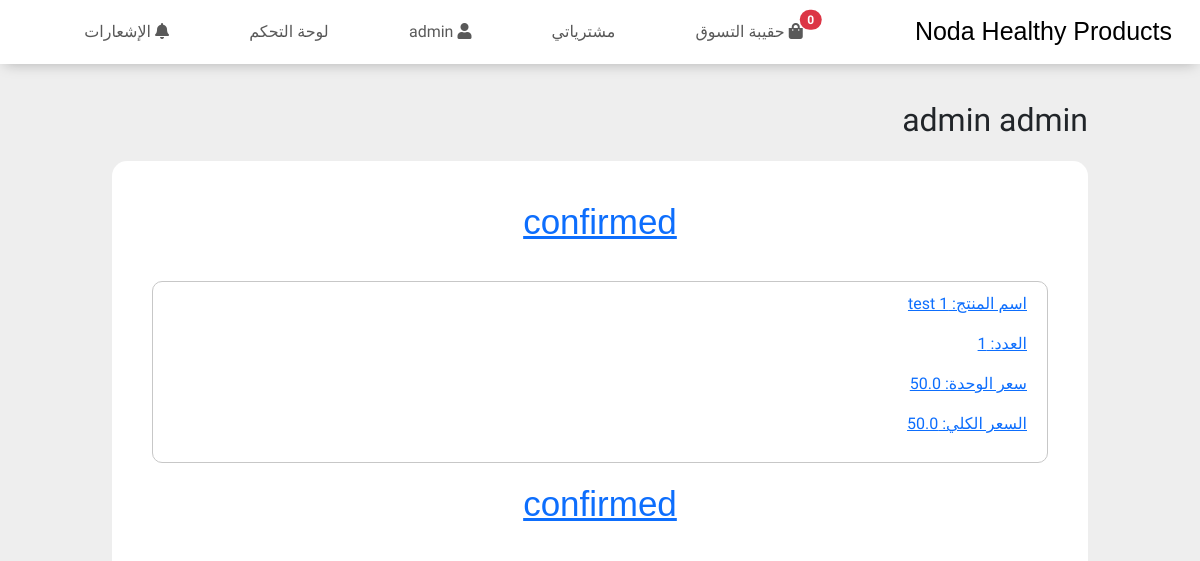
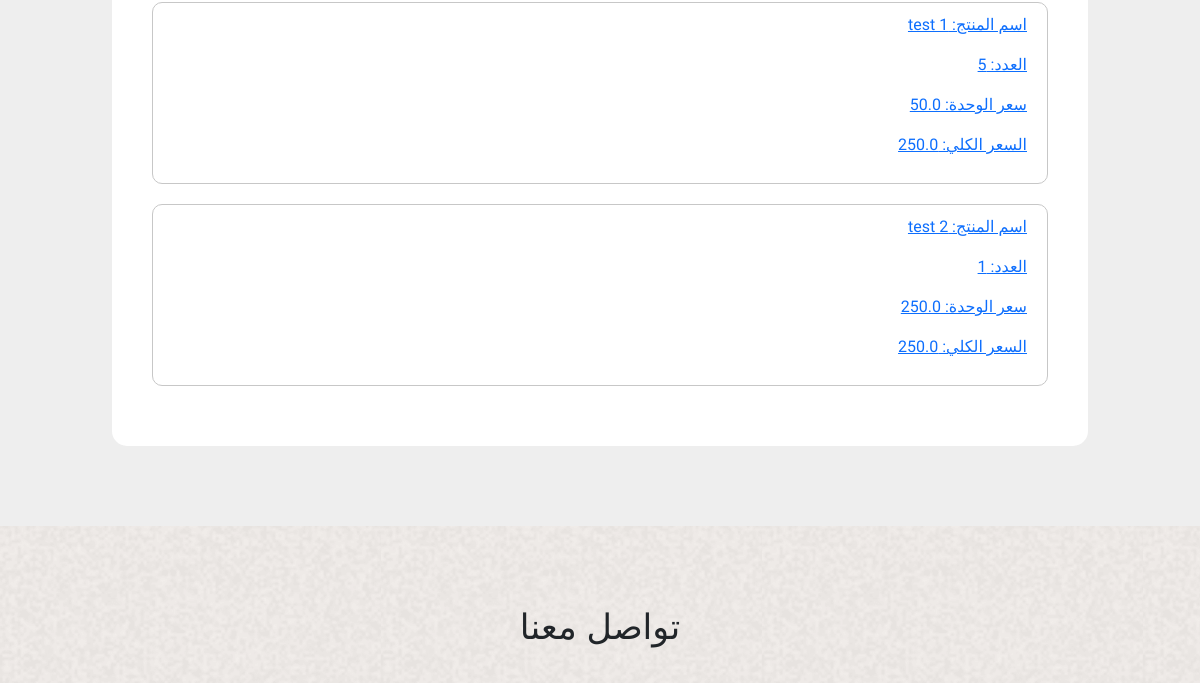
/adminOrders/ (signed in, upper part), run on an earlier commit of the app's database (2 pictures, top to bottom).
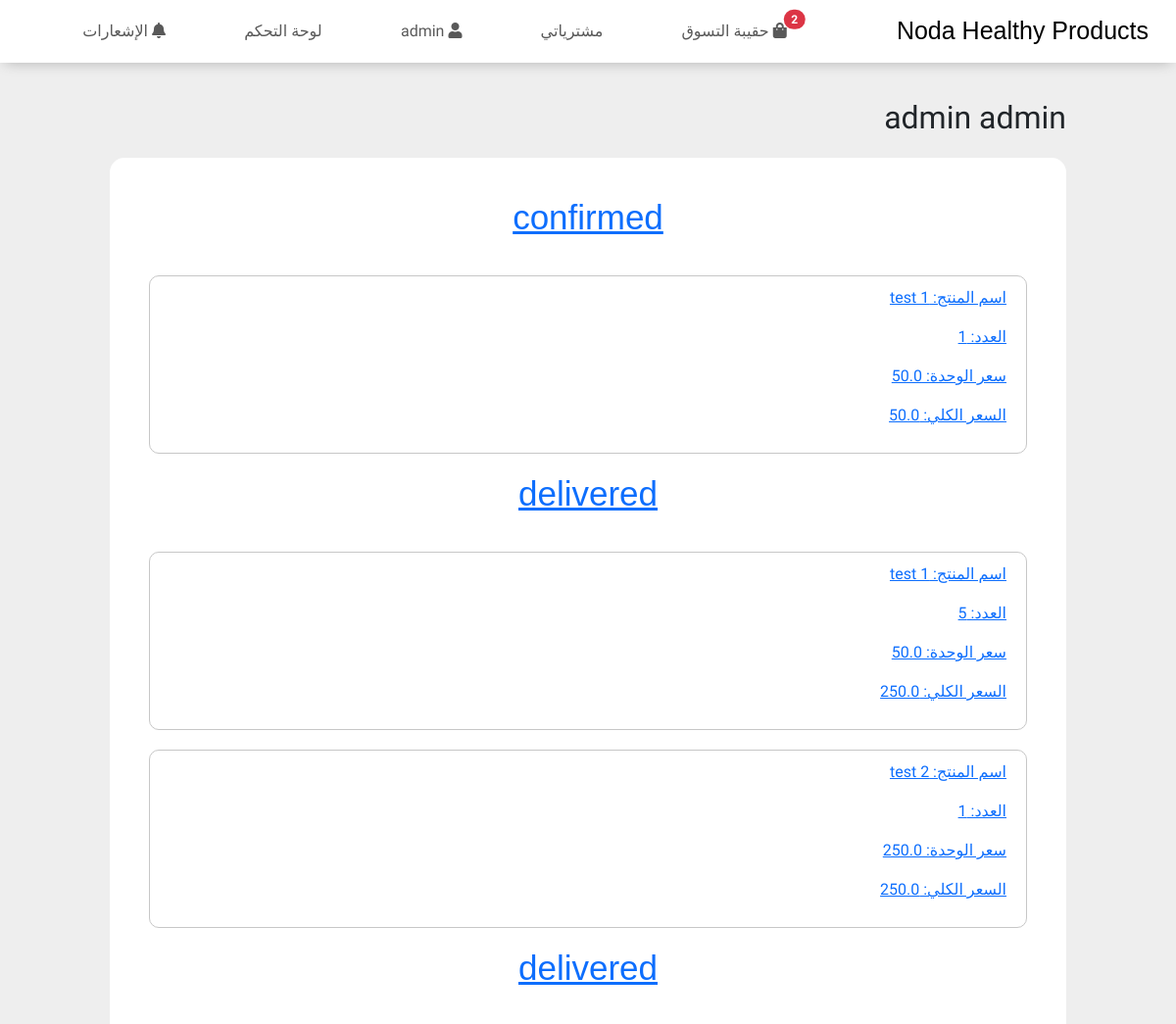
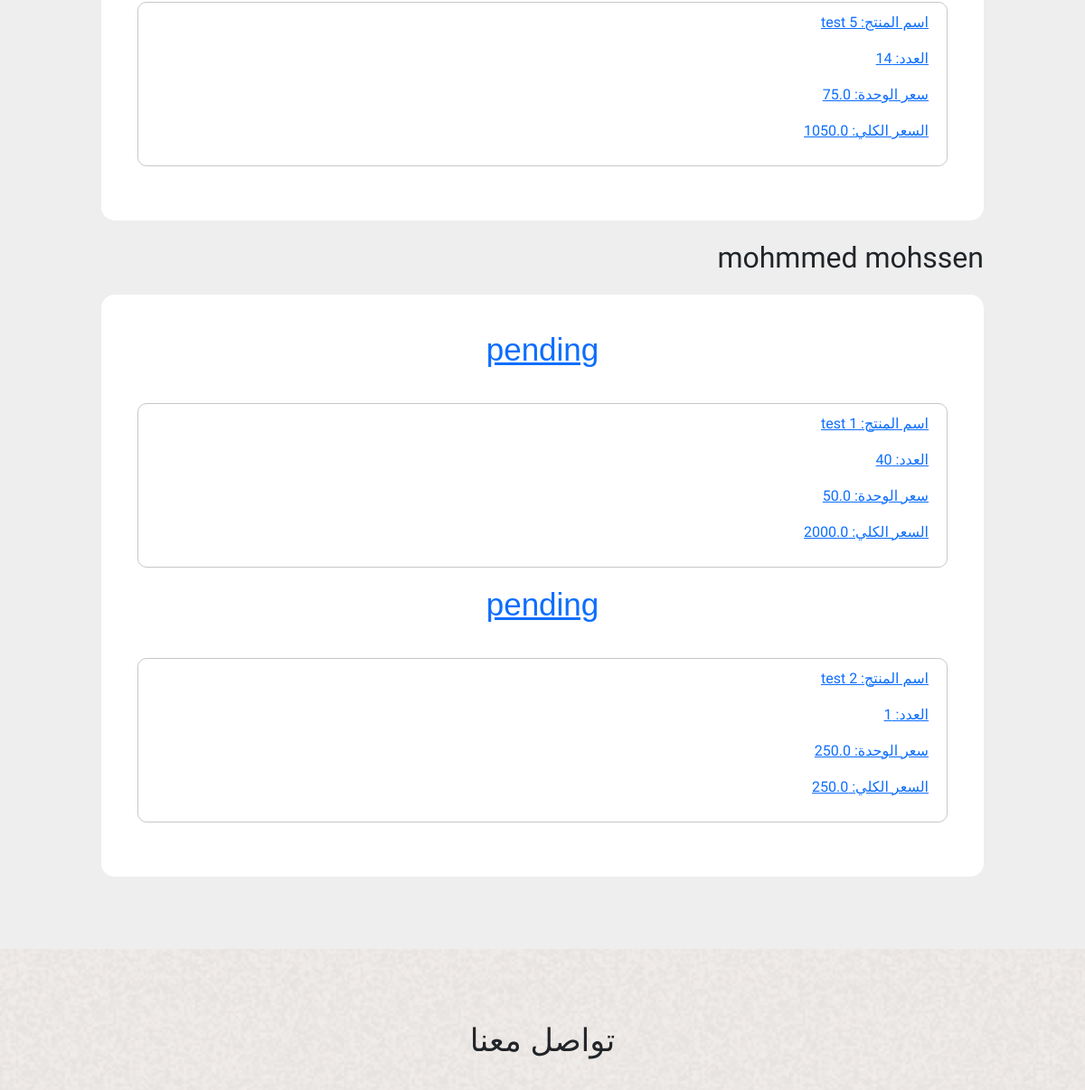
And on a later commit of the database (2 pictures, top to bottom).
### User/models.py (models this page shows)
class User(AbstractBaseUser, PermissionsMixin):
    first_name = models.CharField(max_length=255)
    last_name = models.CharField(max_length=255)
    mobile = models.CharField(unique=True, max_length=50)
    address = models.CharField(max_length=100000)
    city = models.ForeignKey(City, on_delete=models.CASCADE, blank=True, null=True)
    products_in_cart = models.IntegerField(default=0)
    price_in_cart = models.FloatField(default=0)
    is_staff = models.BooleanField(default=True)
    is_active = models.BooleanField(default=True)
    is_superuser = models.BooleanField(default=False)
    is_verified = models.BooleanField(default=False)
    objects = UserManager()
    USERNAME_FIELD = 'mobile'
    REQUIRED_FIELDS = ['first_name', 'last_name']
    def __str__(self):
        return f' {self.first_name} {self.last_name}'
    class Meta:
        verbose_name = 'User'
        verbose_name_plural = 'Users'

### store/models.py (models this page shows, shortened)
class ConfirmedOrder(models.Model):
    user = models.ForeignKey(User, on_delete=models.DO_NOTHING)
    price = models.FloatField(default=0)
    mobile = models.CharField(max_length=50)
    address = models.CharField(max_length=100000)
    city = models.ForeignKey(City, on_delete=models.CASCADE, blank=True, null=True)
    status = models.CharField(choices=(('pending', 'pending'),('shipping', 'shipping'), ('delivered', 'delivered')) ,default='pending', max_length=1000)

class Order(models.Model):
    user = models.ForeignKey(User, on_delete = models.CASCADE)
    product = models.ForeignKey(Product, on_delete=models.CASCADE, related_name='orders')
    conf_order = models.ForeignKey(ConfirmedOrder, on_delete=models.CASCADE, null=True)
    count = models.IntegerField()
    price = models.FloatField()
    is_confirmed = models.BooleanField(default=False)

class Product(models.Model):
    name = models.CharField(max_length=1000)
    description = models.CharField(max_length=1000000)
    price = models.FloatField()
    tags = models.ManyToManyField(Tag)
    image = models.ImageField(upload_to='uploads/%Y/%m/%d/')
    in_the_main_page = models.BooleanField(blank=True)
    def __str__(self):
        return self.name

### store/views.py (the view)
# urls.py: path('adminOrders/', views.adminOrders, name='adminOrders'),
def adminOrders(request):
    if request.user.is_superuser:
        d = dict()
        for i in ConfirmedOrder.objects.all():
            print("welcome............................................................")
            if i.user not in list(d.keys()):
                d[i.user] = dict()
            if i not in list(d[i.user].keys()):
                d[i.user][i] = list()
            d[i.user][i] = Order.objects.filter(conf_order=i)
        return render(request, 'adminOrders.html', {"all_orders": d})
    else: return redirect('/')

### templates/adminOrders.html
{% extends 'base.html' %}
{% load static %}
{% block style %}
  <link rel="stylesheet" href="{% static 'css/adminOrders.css' %}">
{% endblock %}
{% block content %}
  <div class="all-users-purchased-orders">
    <div class="container">
      {% for user, conf_orders in all_orders.items %}
        <h1>{{ user }}</h1>
        <div class="user-orders">
          {% for conf_order, orders in conf_orders.items %}
            <a class="conf" href="/adminConfOrderDetails/{{ conf_order.id }}">
              <h2>{{ conf_order.status }}</h2>
              {% for order in orders %}
                <div class="order">
                  <p>اسم المنتج:    {{ order.product }}         </p>
                  <p>العدد:         {{ order.count }}           </p>
                  <p>سعر الوحدة:    {{ order.product.price }}   </p>
                  <p>السعر الكلي:   {{ order.price }}            </p>
                </div>
              {% endfor %}
            </a>
          {% endfor %}
        </div>
      {% endfor %}
    </div>
  </div>
{% endblock %}

### templates/base.html (shortened to what this page needs)
{% load static %}
<!DOCTYPE html>
<html lang="en">
  <head>
    <link rel="stylesheet" href="{% static 'icons/css/all.min.css'%}" />
    <link rel="stylesheet" href="{% static 'css/bootstrap.min.css'%}" />
    <link rel="stylesheet" href="{% static 'css/normalize.css'%}" />
    <link rel="stylesheet" href="{% static 'css/style.css'%}" />
    <link rel="stylesheet" href="{% static 'css/nav.css'%}" />
    <link rel="stylesheet" href="{% static 'css/contact.css'%}" />
    {% block style %}
    {% endblock %}
  </head>
  <body>
    <nav class="navbar navbar-expand-lg sticky-top bg-body-tertiary">
      <div class="container-fluid">
        <a class="navbar-brand" href="/">Noda Healthy Products</a>
        <div class="collapse navbar-collapse" id="navbarSupportedContent">
          <ul class="navbar-nav mb-2 mb-lg-0">
            <li>
              <a class="nav-link position-relative" href="/cart">
                <i class="fa fa-shopping-bag"></i>
                حقيبة التسوق
                <span class="position-absolute start-100 translate-middle badge rounded-pill bg-danger">
                  {{ user.products_in_cart }}
                </span>
              </a>
            </li>
            <li class="nav-item">
              <a class="nav-link" href="/myOrders">
                مشترياتي
              </a>
            </li>
            {% if user.is_authenticated %}
              <li class="nav-item">
                <a class="nav-link" href="/profile">
                  <i class="fa fa-user"></i>
                  {{ user.first_name }}
                </a>
              </li>
            {% endif %}
            {% if user.is_superuser %}
              <li class="nav-item">
                <a class="nav-link" href="/adminOrders">
                  لوحة التحكم
                </a>
              </li>
            {% endif %}
            <li class="nav-item">
              <a class="nav-link" href="/notifications">
                <i class="fa fa-bell"></i>
                الإشعارات
              </a>
            </li>
          </ul>
        </div>
      </div>
    </nav>
    <main>
        {% block content %}
        {% endblock %}
    </main>
    <div class="contact">
      <div class="container">
        <h2>تواصل معنا</h2>
      </div>
    </div>
  </body>
</html>

### static/css/style.css (style rules this page uses)
:root { --color1: url('../imgs/background.png'); --color2: #E5F8E9; --color3: #DBDCFE; --header-font: 'Gill Sans', 'Gill Sans MT', Calibri, 'Trebuchet MS', sans-serif; --text-font: "Cairo", Verdana, Geneva, Tahoma, sans-serif; }
* { box-sizing: border-box; }
body { font-family: var(--text-font); }
.container { width: 1000px; height: 100%; margin: 0 auto; }
h2 { text-align: center; font-size: 35px; padding-bottom: 30px; font-family: var(--header-font); }
@media (min-width: 768px) { .container { width: 690px } }
@media (min-width: 992px) { .container { width: 900px } }
@media (min-width: 1200px) { .container { width: 1000px } }

### static/css/nav.css (style rules this page uses)
nav.bg-body-tertiary { direction: rtl; position: fixed; width: 100%; background-color: #fff !important; box-shadow: 0px 5px 13px -5px rgba(0, 0, 0, 0.26); }
nav ul { width: 100%; display: flex; justify-content: space-evenly; }
nav a.navbar-brand { font-family: var(--header-font); font-size: 25px; color: #000; }

### static/css/contact.css (style rules this page uses)
.contact { background: var(--color1); padding: 80px 0; }

### static/css/adminOrders.css (style rules this page uses)
.all-users-purchased-orders { background: #eee; padding: 80px 0; direction: rtl; }
.all-users-purchased-orders .user-orders { background: #fff; border-radius: 15px; padding: 40px; }
.all-users-purchased-orders .user-orders .order { border: 1px solid #c7c7c7; border-radius: 10px; padding: 10px 20px; margin: 0 0 20px; }

What changed in the data, as far as the page shows it:
changed User "admin admin": products_in_cart "0" → "2"
changed ConfirmedOrder (number 2 of 5 on the later page): status "confirmed" → "delivered"
added ConfirmedOrder: status "delivered", shown under User "admin admin"
added Order: product "test 5", count "14", product.price "75.0", price "1050.0", shown under "delivered"
added User: first_name+last_name "mohmmed mohssen"
added ConfirmedOrder: status "pending", shown under "mohmmed mohssen"
added Order: product "test 1", count "40", product.price "50.0", price "2000.0", shown under "pending"
added ConfirmedOrder: status "pending", shown under "mohmmed mohssen"
added Order: product "test 2", count "1", product.price "250.0", price "250.0", shown under "pending"
